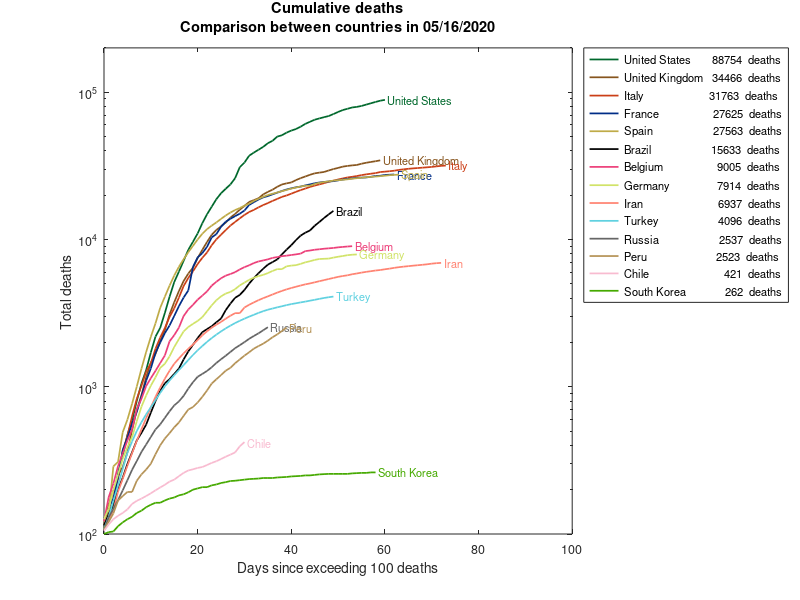
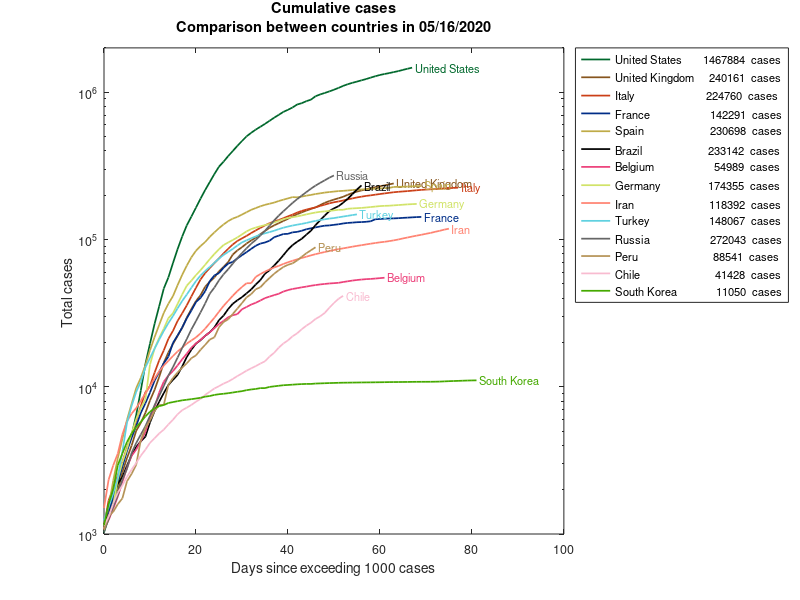
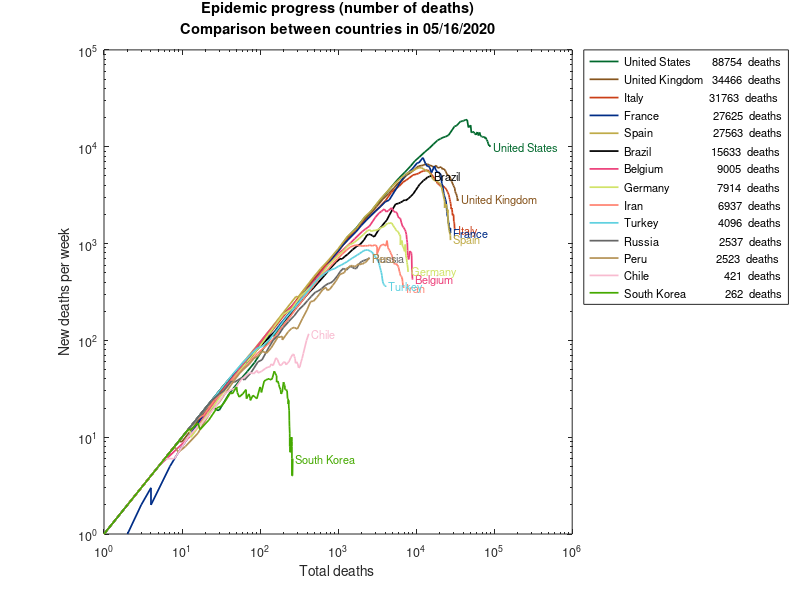
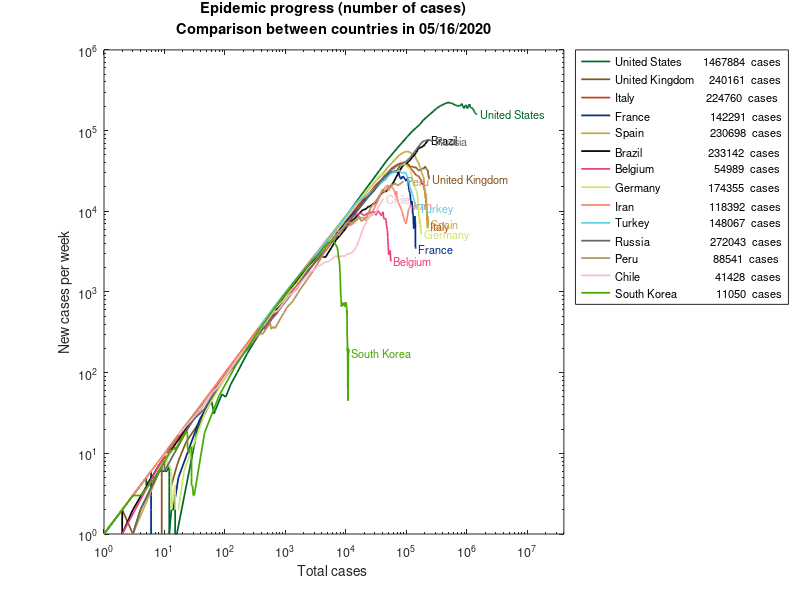

These figures' MATLAB source, in order:
% -----------------------------------------------------------
% EPIDEMIC - Epidemiology Educational Code
% www.EpidemicCode.org
% -----------------------------------------------------------
% Trends: epidemic_trends.m
%
% This algorithm generates graphs on the numbers of cases and deaths    
% by epidemic in the countries of interest.                              
%                                                                       
% The series of graphs contains in absolute values                      
% and per million inhabitants                                           
% - number of cases in relation to the time since X cases               
% - number of deaths over time since X deaths                           
% - number of new cases per week in relation to the time since X cases  
% - number of new deaths per week in relation to the time since X deaths
% - number of new cases per week in relation to total cases             
% - number of new deaths per week in relation to total deaths           
%                                                                       
% You will need the file 'owid-covid-data.csv' found in                 
% https://ourworldindata.org/coronavirus-source-data 
%
% Inputs:
%   owid-covid-data.csv: OWD data file                 - .csv file
%     -> 2nd collumn:  location field                                                                       
%     -> 3rd collumn:  date field                                                                       
%     -> 4th collumn:  total_cases field                                                                       
%     -> 5th collumn:  new_cases field                                                                       
%     -> 6th collumn:  total_deaths field                                                                       
%     -> 7th collumn:  new_deaths field                                                                       
%     -> 8th collumn:  total_cases_per_million field                                                                       
%     -> 9th collumn:  new_cases_per_million field                                                                       
%     -> 10th collumn: total_deaths_per_million field                                                                       
%     -> 11st collumn: new_deaths_per_million field                                                                       
%
% Outputs:                                                               
%   deaths-total-abs_: cumulative deaths in time       - .png file           
%   cases-total-abs_: cumulative deaths in time        - .png file                     
%   deaths-progress-abs_: deaths progess               - .png file           
%   cases-progress-abs_: cases progress                - .png file                     
%   deaths-weekly-abs_: new deaths per week            - .png file           
%   cases-weekly-abs_: new cases per week              - .png file                     
%   mortality-pm_: deaths per million                  - .png file           
%   prevalence-pm_: cases per million                  - .png file                     
%   deaths-weekly-pm_: weekly news deaths per million  - .png file           
%   incidence-weekly-pm_: weekly incidence per million - .png file                     
% --------------------------------------------------------------------- 
%                                                                       
% programmers: Malú Grave                                               
%              Julio Basilio                                           
%                                                                       
% number of lines: 148  
% last Update:  Jan 18, 2021                                            
% --------------------------------------------------------------------- 

clc
clear 
close all


% Trends graphics
% -----------------------------------------------------------------------
disp('                                                ')
disp('================================================')
disp('   EPIDEMIC - Epidemiology Educational Code     ')
disp('   by Bruna Pavlack et al.                      ')
disp('                                                ')
disp('   This is an easy to run educational toolkit   ')
disp('   for epidemiological analysis.                ')
disp('                                                ')
disp('   www.EpidemicCode.org                         ')
disp('================================================')
disp('                                                ')
disp(' -----------------------------------------------')
disp(' +++++++++  EPIDEMIC TRENDS GRAPHICS  +++++++++ ')
disp(' -----------------------------------------------')
disp(' 1) Cumulative deaths'                           )
disp(' 2) Cumulative cases'                            )
disp(' 3) Epidemic progress (number of deaths)'        )
disp(' 4) Epidemic progress (number of cases)'         )
disp(' 5) Weekly deaths'                               )
disp(' 6) Weekly cases'                                )
disp(' 7) Mortality of the epidemic'                   )
disp(' 8) Prevalence of the epidemic'                  )
disp(' 9) Weekly deaths per million'                   )
disp('10) Weekly incidence'                            )
disp(' -----------------------------------------------')
% -----------------------------------------------------------------------

% Reading the data file
%(After downloading, save this file in the same directory as the code)
% -----------------------------------------------------------------------
A = fileread('owid-covid-data.csv');
B = strsplit(A,'\n');

 for i = 1:length(B(1,:))
    all_data(i,:) = strsplit(B{1,i},',','CollapseDelimiters',false);
 end

if ~strcmp(all_data(1,2),'location')
   error('Warning: location names must be in the 2nd column of the file')
elseif ~strcmp(all_data(1,3),'date')
   error('Warning: dates must be in the 3rd column of the file')
elseif ~strcmp(all_data(1,4),'total_cases')
   error('Warning: total cases must be in the 4th column of the file')
elseif ~strcmp(all_data(1,5),'new_cases')
   error('Warning: new cases must be in the 5th column of the file')
elseif ~strcmp(all_data(1,6),'total_deaths')
   error('Warning: total deaths must be in the 6th column of the file')
elseif ~strcmp(all_data(1,7),'new_deaths')
   error('Warning: new deaths must be in the 7th column of the file') 
elseif ~strcmp(all_data(1,8),'total_cases_per_million')
   error('Warning: total cases per million must be in the 8th column of the file')
elseif ~strcmp(all_data(1,9),'new_cases_per_million')
   error('Warning: new cases per million must be in the 9th column of the file')
elseif ~strcmp(all_data(1,10),'total_deaths_per_million')
   error('Warning: total deaths per million must be in the 10th column of the file')
elseif ~strcmp(all_data(1,11),'new_deaths_per_million')
   error('Warning: new deaths per million must be in the 11th column of the file') 
end

data = [str2double(all_data(:, 4)),...
        str2double(all_data(:, 5)),...
        str2double(all_data(:, 6)),...
        str2double(all_data(:, 7)),...
        str2double(all_data(:, 8)),...
        str2double(all_data(:, 9)),...
        str2double(all_data(:,10)),...
        str2double(all_data(:,11))];
% -----------------------------------------------------------------------

% Running the loop command in the 14 countries studied
% -----------------------------------------------------------------------
for init = 1:14

    % Cleaning up reused variables inside the loop
    clearvars -except plot_type init all_data data name paises tot_deaths tot_cases

    % Order by countries that have more death
    if (init ==  6); country='Brazil'        ; color=[  0,  0,  0]/255; end
    if (init == 14); country='South Korea'   ; color=[ 69,169,  0]/255; end
    if (init == 10); country='Turkey'        ; color=[ 96,209,224]/255; end  
    if (init == 12); country='Peru'          ; color=[181,147, 87]/255; end
    if (init ==  9); country='Iran'          ; color=[255,130,113]/255; end
    if (init ==  8); country='Germany'       ; color=[209,227,105]/255; end
    if (init == 13); country='Chile'         ; color=[248,187,208]/255; end
    if (init ==  1); country='United States' ; color=[  0,104, 44]/255; end
    if (init ==  4); country='France'        ; color=[  0, 45,135]/255; end
    if (init ==  2); country='United Kingdom'; color=[135, 85, 30]/255; end
    if (init ==  3); country='Italy'         ; color=[203, 63, 23]/255; end
    if (init ==  5); country='Spain'         ; color=[191,171, 72]/255; end
    if (init ==  7); country='Belgium'       ; color=[236, 64,122]/255; end
    if (init == 11); country='Russia'        ; color=[102,102,102]/255; end

    % Collecting country data
    location = data(find(strcmp([all_data(:,2)], country)),1:8);
    
    % Defining the matrix with dates and the final day
    all_data_date = all_data(:,3);
    dates         = all_data_date(find(strcmp([all_data(:,2)],country)),:);
    end_time      = max(datenum(dates))-1;
    
    % Separating the data
    tot_cases  = location(:,1);
    new_cases  = location(:,2);
    tot_deaths = location(:,3);
    new_deaths = location(:,4);

    % Data per million
    tot_cases_pm  = location(:,5);
    new_cases_pm  = location(:,6);
    tot_deaths_pm = location(:,7); 
    new_deaths_pm = location(:,8);   
    
    % Consolidating new cases and deaths per week
    for i = 7:1:max(max(size(dates)))
        
         new_cases7(i,1) = sum(new_cases(i-6:i,1));
         
        new_deaths7(i,1) = sum(new_deaths(i-6:i,1));
           
      new_cases7_pm(i,1) = sum(new_cases_pm(i-6:i,1));
      
     new_deaths7_pm(i,1) = sum(new_deaths_pm(i-6:i,1));
        
    end

    % Creating vectors from day zero from X deaths ('_deaths')
    % or from X cases ('_cases').
    % User sets zero day for cases or deaths
    X_deaths_pm = 1;
    X_cases_pm  = 10;
    X_deaths    = 100;
    X_cases     = 1000;

    % Relative to total deaths
    n = 0;
    for i = 1:1:max(max(size(dates))) 
        if (tot_deaths(i,1)   >= X_deaths)
            n = n + 1;
            tot_deaths_X (n,1) = tot_deaths (i,1);
            new_deaths_X (n,1) = new_deaths (i,1);
            new_deaths7_X(n,1) = new_deaths7(i,1);
        end
    end
    
    % Relative to total cases
    n = 0;
    for i = 1:1:max(max(size(dates))) 
        if (tot_cases(i,1)   >= X_cases)
            n = n + 1;
            tot_cases_X (n,1) = tot_cases (i,1);
            new_cases_X (n,1) = new_cases (i,1);
            new_cases7_X(n,1) = new_cases7(i,1);
        end
    end
    
    % Related deaths per million
    n = 0;
    for i = 1:1:max(max(size(dates))) 
        if (tot_cases_pm(i,1)  >= X_cases_pm)
            n = n + 1;
            tot_cases_pmX (n,1) = tot_cases_pm (i,1);
            new_cases_pmX (n,1) = new_cases_pm (i,1);
            new_cases7_pmX(n,1) = new_cases7_pm(i,1);
        end
    end
    
    % Related cases per million
    n = 0;
    for i = 1:1:max(max(size(dates))) 
        if (tot_deaths_pm(i,1)  >= X_deaths_pm)
            n = n + 1;
            tot_deaths_pmX (n,1) = tot_deaths_pm (i,1);
            new_deaths_pmX (n,1) = new_deaths_pm (i,1);
            new_deaths7_pmX(n,1) = new_deaths7_pm(i,1);
        end
    end
    
    % Basics graphics settings
   
    % Fonts
    font_title    = 10.5;
    font_labels   = 10;
    font_default  = 9; 
    font_location = 8;

    % X-axis size
    day_axis = 100;
    
    % Aligning the legend
    if strcmp(country,'Brazil'        ); country_leg='Brazil                 ' ; end
    if strcmp(country,'South Korea'   ); country_leg='South Korea      '       ; end
    if strcmp(country,'Turkey'        ); country_leg='Turkey               '   ; end
    if strcmp(country,'Peru'          ); country_leg='Peru                  '  ; end
    if strcmp(country,'Iran'          ); country_leg='Iran                    '; end
    if strcmp(country,'Germany'       ); country_leg='Germany           '      ; end
    if strcmp(country,'Chile'         ); country_leg='Chile                  ' ; end
    if strcmp(country,'United States' ); country_leg='United States    '       ; end
    if strcmp(country,'France'        ); country_leg='France               '   ; end
    if strcmp(country,'United Kingdom'); country_leg='United Kingdom'          ; end
    if strcmp(country,'Italy'         ); country_leg='Italy                   '; end
    if strcmp(country,'Spain'         ); country_leg='Spain                 '  ; end
    if strcmp(country,'Belgium'       ); country_leg='Belgium             '    ; end
    if strcmp(country,'Russia'        ); country_leg='Russia               '   ; end
    
    deaths_leg = ['',num2str(max(tot_deaths))];
    if size(num2str(max(tot_deaths)))<5; deaths_leg=['  '       ,num2str(max(tot_deaths))];end
    if size(num2str(max(tot_deaths)))<4; deaths_leg=['    '     ,num2str(max(tot_deaths))];end
    if size(num2str(max(tot_deaths)))<3; deaths_leg=['      '   ,num2str(max(tot_deaths))];end
    if size(num2str(max(tot_deaths)))<2; deaths_leg=['         ',num2str(max(tot_deaths))];end

    cases_leg = ['',num2str(max(tot_cases))];
    if size(num2str(max(tot_cases)))<7; cases_leg=['  '         ,num2str(max(tot_cases))];end
    if size(num2str(max(tot_cases)))<6; cases_leg=['    '       ,num2str(max(tot_cases))];end
    if size(num2str(max(tot_cases)))<5; cases_leg=['      '     ,num2str(max(tot_cases))];end
    if size(num2str(max(tot_cases)))<4; cases_leg=['         '  ,num2str(max(tot_cases))];end
    
    % Plot total deaths by time (zero day defined by deaths)
    figure (1);
    n    = max(max(size(tot_deaths_X)));
    days = 0:1:n-1;
    fig  = semilogy(days,tot_deaths_X,...
                    'DisplayName',[country_leg,'   ',deaths_leg,'  ','deaths'],...
                    'color',color,...
                    'LineWidth',1.25);
    hold on;
    text (n-1,tot_deaths_X(n,1),[' ',country_leg],...
          'FontSize',font_location,...
          'color',color,...
          'Clipping','on');

     % Plot total cases by time (day zero defined by cases)
     figure (2);
     n    = max(max(size(tot_cases_X)));
     days = 0:1:n-1;
     fig  = semilogy(days,tot_cases_X,...
                     'DisplayName',[country_leg,'   ',cases_leg,'  ','cases'],...
                     'color',color,...
                     'LineWidth',1.25);
     hold on;
     text (n-1,tot_cases_X(n,1),[' ',country_leg],...
           'FontSize',font_location,...
           'color',color,...
           'Clipping','on');
 
     % Plot new deaths vs total deaths
     figure (3);
     n   = max(max(size(tot_deaths)));
     fig = loglog(tot_deaths,new_deaths7,...
                  'DisplayName',[country_leg,'   ',deaths_leg,'  ','deaths'],...
                  'color',color,...
                  'LineWidth',1.25);
     hold on;
     text (tot_deaths(n,1),new_deaths7(n,1),[' ',country_leg],...
           'FontSize',font_location,...
           'color',color,...
           'Clipping','on');
 
     % Plot new cases vs total cases
     figure (4);
     n   = max(max(size(tot_cases)));
     fig = loglog(tot_cases,new_cases7,...
                   'DisplayName',[country_leg,'   ',cases_leg,'  ','cases'],...
                   'color',color,...
                   'LineWidth',1.25);
     hold on;
     text (tot_cases(n,1),new_cases7(n,1),[' ',country_leg],...
           'FontSize',font_location,...
           'color',color,...
           'Clipping','on');
 
     % Plot new deaths by time (zero day defined by deaths)
     figure (5);
     n    = max(max(size(new_deaths_X)));
     days = 0:1:n-1;
     fig  = semilogy(days/7,new_deaths7_X,...
                     'DisplayName',[country_leg,'   ',deaths_leg,'  ','deaths'],...
                     'color',color,...
                     'LineWidth',1.25);
     hold on;
     text ((n-1)/7,new_deaths7_X(n,1),[' ',country_leg],...
           'FontSize',font_location,...
           'color',color,...
           'Clipping','on');
 
     % Plot new cases by time (day zero defined by cases)
     figure (6);
     n    = max(max(size(new_cases_X)));
     days = 0:1:n-1;
     fig  = semilogy(days/7,new_cases7_X,...
                     'DisplayName',[country_leg,'   ',cases_leg,'  ','cases'],...
                     'color',color,...
                     'LineWidth',1.25);
     hold on;
     text ((n-1)/7,new_cases7_X(n,1),[' ',country_leg],...
           'FontSize',font_location,...
           'color',color,...
           'Clipping','on');
 
     % Plot total deaths / million by time (zero day defined by deaths / million)
     figure (7);
     n    = max(max(size(tot_deaths_pmX)));
     days = 0:1:n-1;
     fig  = semilogy(days,tot_deaths_pmX,...
                     'DisplayName',[country_leg,'   ',deaths_leg,'  ','deaths'],...
                     'color',color,...
                     'LineWidth',1.25);
     hold on;
     text (n-1,tot_deaths_pmX(n,1),[' ',country_leg],...
           'FontSize',font_location,...
           'color',color,...
           'Clipping','on');
 
     % Plot total cases / million by time (day zero defined by cases / million)
     figure (8);
     n    = max(max(size(tot_cases_pmX)));
     days = 0:1:n-1;
     fig  = semilogy(days,tot_cases_pmX,...
                     'DisplayName',[country_leg,'   ',cases_leg,'  ','cases'],...
                     'color',color,...
                     'LineWidth',1.25);
     hold on;
     text (n-1,tot_cases_pmX(n,1),[' ',country_leg],...
           'FontSize',font_location,...
           'color',color,...
           'Clipping','on');
  
     % Plot new deaths / million by time (zero day defined by deaths / million)
     figure (9);
     n    = max(max(size(new_deaths_pmX)));
     days = 0:1:n-1;
     fig  = semilogy(days/7,new_deaths7_pmX,...
                     'DisplayName',[country_leg,'   ',deaths_leg,'  ','deaths'],...
                     'color',color,...
                     'LineWidth',1.25);
     hold on;
     text ((n-1)/7,new_deaths7_pmX(n,1),[' ',country_leg],...
           'FontSize',font_location,...
           'color',color,...
           'Clipping','on');
 
     % Plot new cases / million by time (day zero defined by cases / million)
     figure (10);
     n    = max(max(size(new_cases_pmX)));
     days = 0:1:n-1;
     fig  = semilogy(days/7,new_cases7_pmX,...
                     'DisplayName',[country_leg,'   ',cases_leg,'  ','cases'],...
                     'color',color,...
                     'LineWidth',1.25);
     hold on;
     text ((n-1)/7,new_cases7_pmX(n,1),[' ',country_leg],...
           'FontSize',font_location,...
           'color',color,...
           'Clipping','on');

end %Closes the loop
% -----------------------------------------------------------------------

% Aesthetic graphics settings
% -----------------------------------------------------------------------
figure (1);
set(gca,'FontSize',font_default)
set(gcf,'units','normalized','OuterPosition',[0 0 0.7 0.7])
title  ({'Cumulative deaths',...
        ['Comparison between countries in ',datestr(end_time,23)]},...
         'FontSize',font_title);
xlabel (['Days since exceeding ',num2str(X_deaths),' deaths'],...
         'FontSize',font_labels);
ylabel ('Total deaths ','FontSize',font_labels);
legend ('location','northeastoutside');
y_init = 100;
max_y  = 200000;
axis([0 day_axis y_init max_y]);

figure (2);
set(gca,'FontSize',font_default)
set(gcf,'units','normalized','OuterPosition',[0 0 0.7 0.7])
title  ({'Cumulative cases',...
        ['Comparison between countries in ',datestr(end_time,23)]},...
         'FontSize',font_title);
xlabel (['Days since exceeding ',num2str(X_cases),' cases'],...
         'FontSize',font_labels);
ylabel ('Total cases ','FontSize',font_labels);
legend ('location','northeastoutside');
y_init = 1000;
max_y  = 2000000;
axis([0 day_axis y_init max_y]);

figure (3);
set(gca,'FontSize',font_default);
set(gcf,'units','normalized','OuterPosition',[0 0 0.7 0.7])
title  ({'Epidemic progress (number of deaths)',...
        ['Comparison between countries in ',datestr(end_time,23)]},...
         'FontSize',font_title)
xlabel ('Total deaths ','FontSize',font_labels);
ylabel ('New deaths per week','FontSize',font_labels);
legend ('location','northeastoutside');
max_x = 1000000;
max_y = 100000;
axis([0 max_x 0 max_y]);

figure (4);
set(gca,'FontSize',font_default);
set(gcf,'units','normalized','OuterPosition',[0 0 0.7 0.7])
title  ({'Epidemic progress (number of cases)',...
        ['Comparison between countries in ',datestr(end_time,23)]},...
         'FontSize',font_title)
xlabel ('Total cases ','FontSize',font_labels);
ylabel ('New cases per week','FontSize',font_labels);
legend ('location','northeastoutside');
max_x = 40000000;
max_y = 1000000;
axis([0 max_x 0 max_y]);

figure (5);
set(gca,'FontSize',font_default)
set(gcf,'units','normalized','OuterPosition',[0 0 0.7 0.7])
title  ({'Weekly deaths',...
        ['Comparison between countries in ',datestr(end_time,23)]},...
         'FontSize',font_title);
xlabel ({['Weeks since exceeding ',num2str(X_deaths),' deaths']},...
          'FontSize',font_labels);
ylabel ({'New deaths per week'},'FontSize',font_labels);
legend ('location', 'northeastoutside');
y_init = 1;
max_y  = 100000;
axis([0 day_axis/7 y_init max_y]);

figure (6);
set(gca,'FontSize',font_default)
set(gcf,'units','normalized','OuterPosition',[0 0 0.7 0.7])
title  ({'Weekly cases',...
        ['Comparison between countries in ',datestr(end_time,23)]},...
         'FontSize',font_title);
xlabel ({['Weeks since exceeding ',num2str(X_cases),' cases']},...
          'FontSize',font_labels);
ylabel ({'New cases per week'},'FontSize',font_labels);
legend ('location','northeastoutside');
y_init = 10;
max_y  = 1000000;
axis([0 day_axis/7 y_init max_y]);

figure(7)
set(gca,'FontSize',font_default)
set(gcf,'units','normalized','OuterPosition',[0 0 0.7 0.7])
title({'Mortality of the epidemic',...
      ['Comparison between countries in ',datestr(end_time,23)]},...
       'FontSize',font_title);
xlabel({['Days since exceeding ',num2str(X_deaths_pm),' deaths'],...
         '(per million inhabitants)'},...
         'FontSize',font_labels);
ylabel ({'Total deaths ', '(per million inhabitants)'},...
         'FontSize',font_labels);
legend ('location','northeastoutside');
y_init = 1;
max_y  = 1000000;
axis([0 day_axis y_init max_y]);

figure (8)
set(gca,'FontSize',font_default)
set(gcf,'units','normalized','OuterPosition',[0 0 0.7 0.7])
title  ({'Prevalence of the epidemic',...
        ['Comparison between countries in ',datestr(end_time,23)]},...
         'FontSize',font_title);
xlabel ({['Days since exceeding ',num2str(X_cases_pm),' cases'],...
          '(per million inhabitants)'},...
          'FontSize',font_labels);
ylabel ({'Total cases ','(per million inhabitants)'},...
         'FontSize',font_labels);
legend ('location','northeastoutside');
y_init = 10;
max_y  = 10000000;
axis([0 day_axis y_init max_y]);

figure(9)
set(gca,'FontSize',font_default)
set(gcf,'units','normalized','OuterPosition',[0 0 0.7 0.7])
title  ({'Weekly deaths per million',...
        ['Comparison between countries in ',datestr(end_time,23)]},...
         'FontSize',font_title);
xlabel ({['Weeks since exceeding ',num2str(X_deaths_pm),' deaths'],...
          '(per million inhabitants)'},...
          'FontSize',font_labels);
ylabel ({'New deaths per week','(per million inhabitants)'},...
         'FontSize',font_labels);
legend ('location','northeastoutside');
y_init = 0.01;
max_y  = 200000;
axis([0 day_axis/7 y_init max_y]);

figure (10)
set(gca,'FontSize',font_default)
set(gcf,'units','normalized','OuterPosition',[0 0 0.7 0.7])
title  ({'Weekly incidence',...
        ['Comparison between countries in ',datestr(end_time,23)]},...
         'FontSize',font_title);
xlabel ({['Weeks since exceeding ',num2str(X_cases_pm),' cases'],...
          '(per million inhabitants)'},...
          'FontSize',font_labels);
ylabel ({'New cases per week','(per million inhabitants)'},...
         'FontSize',font_labels);
legend ('location','northeastoutside');
y_init = 0.1;
max_y  = 1000000;
axis([0 day_axis/7 y_init max_y]);

% Saving the charts
% -----------------------------------------------------------------------
print(figure( 1),['deaths-total-abs_'   ,datestr(end_time,29),'.png',],'-dpng','-r300');
print(figure( 2),['cases-total-abs_'    ,datestr(end_time,29),'.png',],'-dpng','-r300'); 
print(figure( 3),['deaths-progress-abs_',datestr(end_time,29),'.png',],'-dpng','-r300'); 
print(figure( 4),['cases-progress-abs_' ,datestr(end_time,29),'.png',],'-dpng','-r300'); 
print(figure( 5),['deaths-weekly-abs_'  ,datestr(end_time,29),'.png',],'-dpng','-r300'); 
print(figure( 6),['cases-weekly-abs_'   ,datestr(end_time,29),'.png',],'-dpng','-r300'); 
print(figure( 7),['mortality-pm_'       ,datestr(end_time,29),'.png',],'-dpng','-r300');
print(figure( 8),['prevalence-pm_'      ,datestr(end_time,29),'.png',],'-dpng','-r300'); 
print(figure( 9),['deaths-weekly-pm_'   ,datestr(end_time,29),'.png',],'-dpng','-r300'); 
print(figure(10),['incidence-weekly-pm_',datestr(end_time,29),'.png',],'-dpng','-r300'); 

close all
% -----------------------------------------------------------------------
